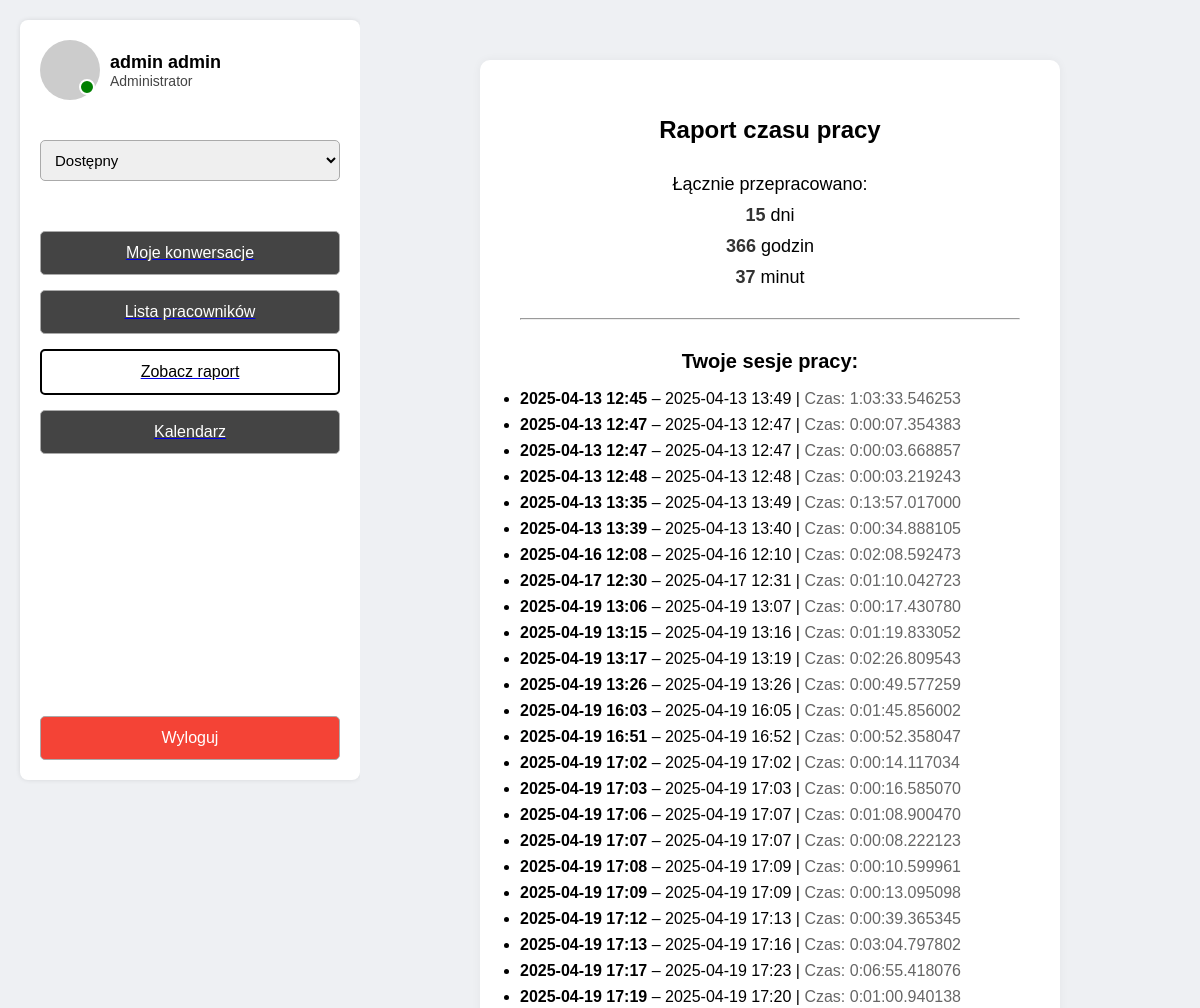
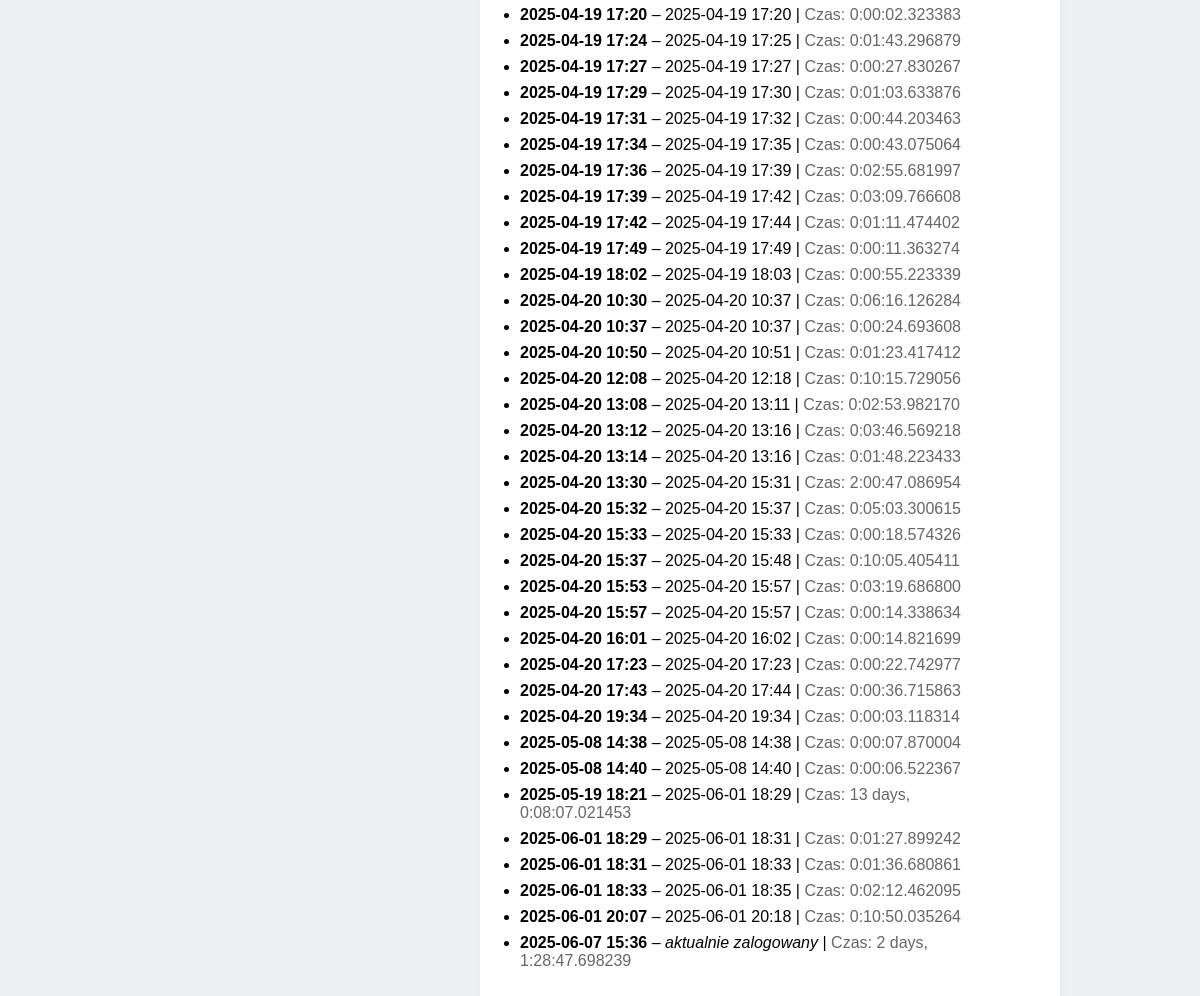
The page /user/raport/ (signed in) on the database as committed earlier (2 pictures, top to bottom).
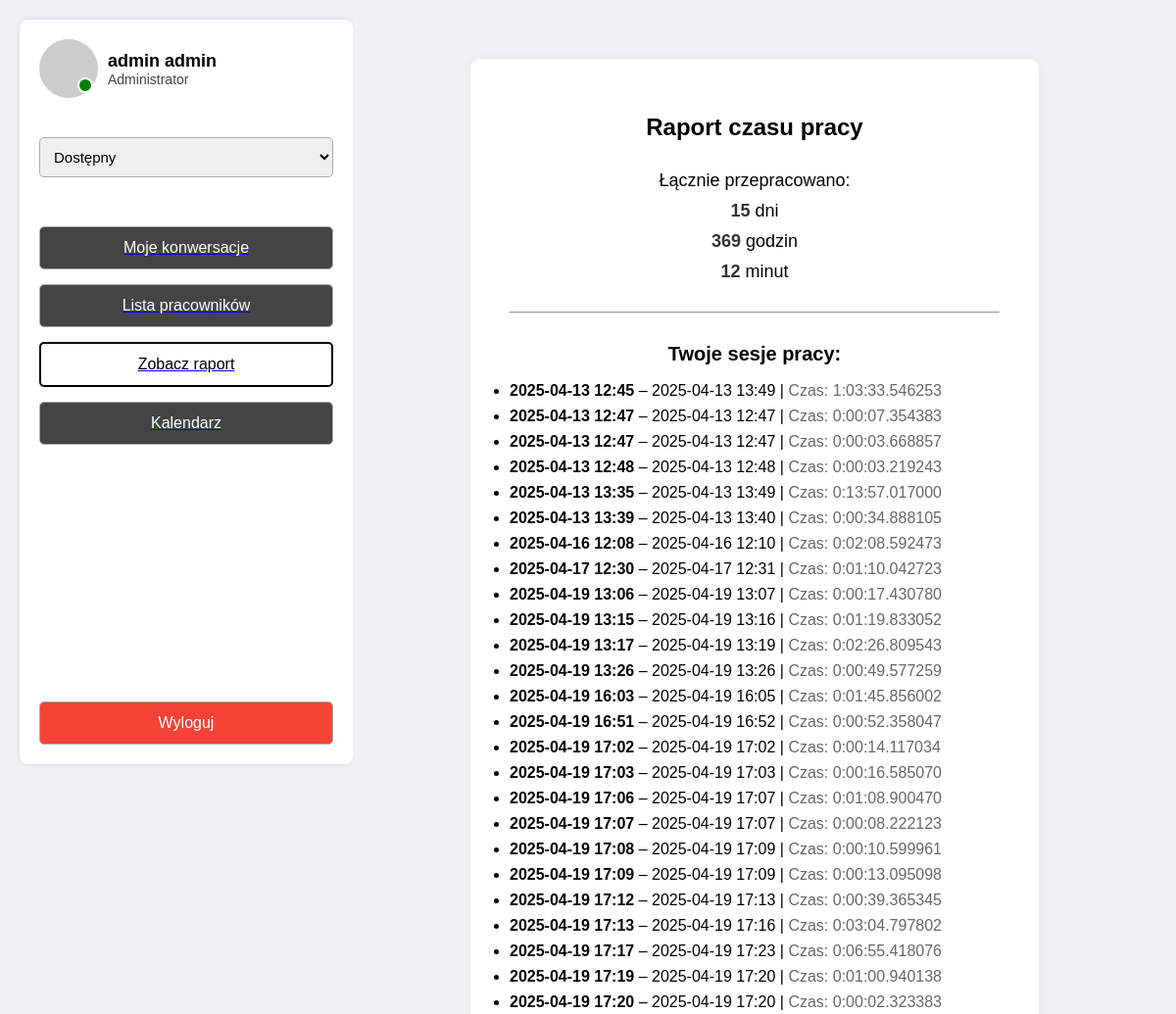
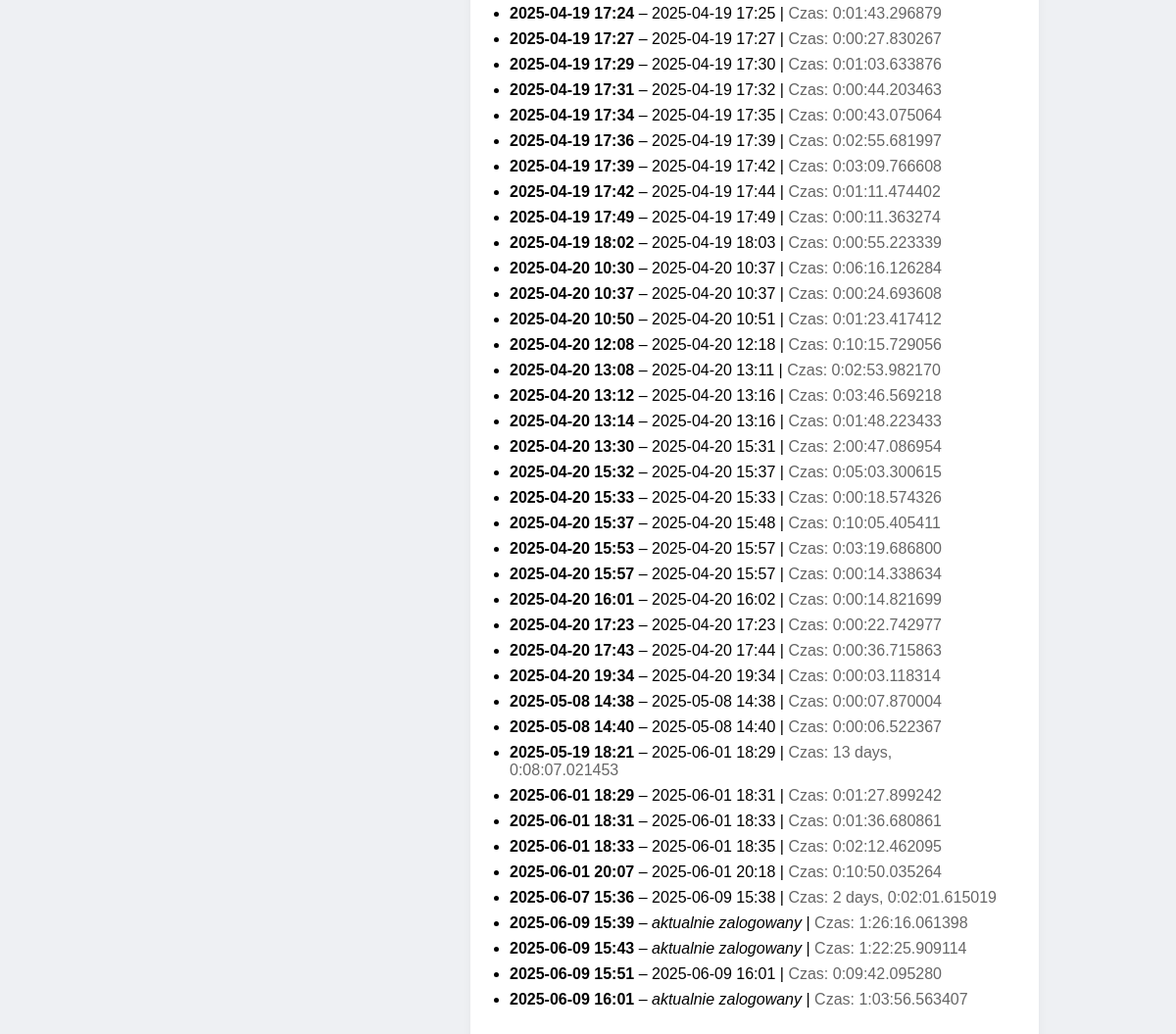
The same page on the database as committed later (2 pictures, top to bottom).
### users/models.py (models this page shows, shortened)
class User(AbstractUser):
    ROLE_CHOICES = [
        ('administrator', 'Administrator'),
        ('secretariat', 'Sekretariat'),
        ('user', 'Użytkownik'),
    ]
    STATUS_CHOICES = [
        ('available', 'Dostępny'),
        ('busy', 'Zajęty'),
        ('offline', 'Niedostępny'),
    ]
    rola = models.CharField(max_length=20, choices=ROLE_CHOICES, default='user')
    status = models.CharField(max_length=20, choices=STATUS_CHOICES, default='available')

class WorkSession(models.Model):
    user = models.ForeignKey(User, on_delete=models.CASCADE)
    login_time = models.DateTimeField(auto_now_add=True)
    logout_time = models.DateTimeField(null=True, blank=True)
    def duration(self):
        from django.utils.timezone import now
        if self.logout_time:
            return self.logout_time - self.login_time
        return now() - self.login_time

### users/views.py (the view)
# urls.py: path('user/raport/', user_raport, name='user_raport'),
@login_required
def user_raport(request):
    sessions = WorkSession.objects.filter(user=request.user)
    total_duration = sum([s.duration() for s in sessions], start=now() - now())
    total_seconds = int(total_duration.total_seconds())
    hours = total_seconds // 3600
    minutes = (total_seconds % 3600) // 60
    return render(request, 'users/user_raport.html', {
        'sessions': sessions,
        'total_duration': total_duration,
        'hours': hours,
        'minutes': minutes
    })

### users/templates/users/user_raport.html (shortened to what this page needs)
<!DOCTYPE html>
<html lang="pl">
<head>
</head>
<body>
  <div class="container">
    <div class="sidebar">
      <div class="top-section">
        <div class="profile">
          <div class="profile-pic">
            <div class="status-dot {% if request.user.status == 'available' %}green{% elif request.user.status == 'busy' %}orange{% else %}gray{% endif %}"></div>
          </div>
          <div class="user-info">
            <h2>{{ request.user.get_full_name }}</h2>
            <div class="role">{{ request.user.get_rola_display }}</div>
          </div>
        </div>
        <form method="post" action="{% url 'change_status' %}" style="margin-top: 10px;">
          <select name="status" onchange="this.form.submit()" style="width: 100%; padding: 10px; font-size: 15px; border-radius: 5px; border: 1px solid #aaa;">
            <option value="available" {% if request.user.status == 'available' %}selected{% endif %}>Dostępny</option>
          </select>
        </form>
        <div class="buttons">
          <a href="{% url 'messages' %}"><button>Moje konwersacje</button></a>
          <a href="/user/list/"><button>Lista pracowników</button></a>
          <a href="/user/raport/"><button class="active">Zobacz raport</button></a>
          <a href="{% url 'calendar' %}"><button>Kalendarz</button></a>
        </div>
      </div>
      <form method="post" action="{% url 'logout' %}">
        <button class="logout-btn" type="submit">Wyloguj</button>
      </form>
    </div>
    <div class="report-area">
      <div class="report-card">
        <h1>Raport czasu pracy</h1>
        <p>Łącznie przepracowano:</p>
        <p><span class="highlight">{{ total_duration.days }}</span> dni</p>
        <p><span class="highlight">{{ hours }}</span> godzin</p>
        <p><span class="highlight">{{ minutes }}</span> minut</p>
        <hr style="margin: 30px 0;">
        <h2 style="font-size: 20px;">Twoje sesje pracy:</h2>
        <ul style="text-align: left; padding-left: 0;">
          {% for session in sessions %}
            <li style="margin-bottom: 8px;">
              <b>{{ session.login_time|date:"Y-m-d H:i" }}</b> –
              {% if session.logout_time %}
                {{ session.logout_time|date:"Y-m-d H:i" }}
              {% else %}
                <i>aktualnie zalogowany</i>
              {% endif %}
              |
              <span style="color: #666;">Czas: {{ session.duration }}</span>
            </li>
          {% empty %}
            <li>Brak sesji do wyświetlenia.</li>
          {% endfor %}
        </ul>
      </div>
    </div>
  </div>
</body>
</html>

### users/templates/users/user_raport.html (style rules this page uses)
body { margin: 0; font-family: Arial, sans-serif; background-color: #eef0f3; }
.container { display: flex; height: 100vh; padding: 20px; box-sizing: border-box; }
.sidebar { width: 300px; background-color: white; padding: 20px; border-radius: 8px; box-shadow: 0 0 5px rgba(0, 0, 0, 0.1); display: flex; flex-direction: column; justify-content: space-between; }
.top-section { display: flex; flex-direction: column; gap: 30px; }
.profile { display: flex; align-items: center; gap: 10px; }
.profile-pic { width: 60px; height: 60px; background-color: #ccc; border-radius: 50%; position: relative; }
.status-dot { position: absolute; bottom: 5px; right: 5px; width: 12px; height: 12px; background-color: green; border-radius: 50%; border: 2px solid white; }
.user-info h2 { margin: 0; font-size: 18px; }
.role { font-size: 14px; color: #444; }
.buttons { display: flex; flex-direction: column; gap: 15px; margin-top: 20px; }
.buttons button, .logout-btn { width: 100%; padding: 12px 20px; font-size: 16px; border: 1px solid #aaa; border-radius: 5px; cursor: pointer; box-sizing: border-box; text-align: center; display: block; color: #ffffff; background-color: #444; }
.buttons button.active { background-color: #fff; color: #000; cursor: default; border: 2px solid #000; }
.logout-btn { background-color: #f44336; color: white; margin-top: 30px; }
.report-area { flex: 1; background-color: #eef0f3; padding: 40px; display: flex; justify-content: center; align-items: flex-start; }
.report-card { background-color: #fff; border-radius: 10px; box-shadow: 0 0 10px rgba(0, 0, 0, 0.05); padding: 40px; width: 100%; max-width: 500px; text-align: center; }
.report-card h1 { font-size: 24px; margin-bottom: 30px; }
.report-card p { font-size: 18px; margin: 10px 0; }
.highlight { font-weight: bold; color: #333; }
.status-dot.green { background-color: green; }

Rows that differ between the two databases and show on the page:
changed WorkSession: logout_time (not shown) → "2025-06-09 15:38"; duration "2 days, 1:28:47.698239" → "2 days, 0:02:01.615019"; no longer shows "aktualnie zalogowany"
added WorkSession: login_time "2025-06-09 15:39", shows "aktualnie zalogowany", duration "1:26:16.061398"
added WorkSession: login_time "2025-06-09 15:43", shows "aktualnie zalogowany", duration "1:22:25.909114"
added WorkSession: login_time "2025-06-09 15:51", logout_time "2025-06-09 16:01", duration "0:09:42.095280"
added WorkSession: login_time "2025-06-09 16:01", shows "aktualnie zalogowany", duration "1:03:56.563407"
Other text that changed with them:
{{ hours }}: "366" → "369"
{{ minutes }}: "37" → "12"
